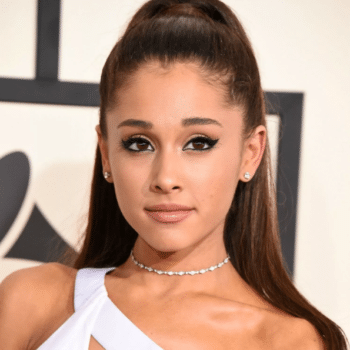
#> input picture server-client/dataset/Ariana Grande/pic1.png, 350 x 350 px, found by its file name
$ jupyter execute --allow-errors haar_cascade.ipynb   (shell and % lines are left out)
#> lines starting #> are read from the running program, lines starting #| are printed output that depends on the picture; after the words box and inside, x2 and y2 are one past the last pixel; in counts of white or black regions, pixels touching at a corner belong together
[cell 1]
from google.colab import drive
drive.mount('/content/drive')
%cd drive/My\ Drive
%cd broutanlab_course/

[cell 2]
import numpy as np
import cv2
from google.colab.patches import cv2_imshow

[cell 3]
face_cascade = cv2.CascadeClassifier('haarcascade_frontalface_default.xml')
eye_cascade = cv2.CascadeClassifier('haarcascade_eye.xml')

[cell 4]
img = cv2.imread('pic1.png')
#> img is the input picture: shape (350, 350, 3); mean B, G, R 135, 152.6, 185.1
gray = cv2.cvtColor(img, cv2.COLOR_BGR2GRAY)
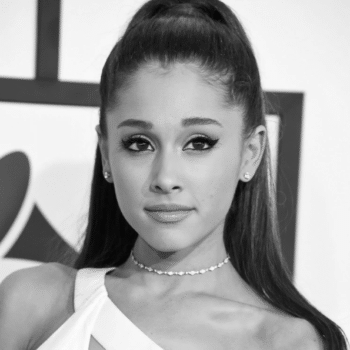
#> gray: shape (350, 350); min 7, max 251, mean 160.3
cv2_imshow(img)

[cell 5]
faces = face_cascade.detectMultiScale(gray, 1.2, 6)
#> faces = [[87, 77, 168, 168]]
if faces is ():
    print("No faces found")

for (x,y,w,h) in faces:
    cv2.rectangle(img,(x,y),(x+w,y+h),(127,0,255),2)
    roi_gray = gray[y:y+h, x:x+w]
    roi_color = img[y:y+h, x:x+w]
    eyes = eye_cascade.detectMultiScale(roi_gray)
    for (ex,ey,ew,eh) in eyes:
        cv2.rectangle(roi_color,(ex,ey),(ex+ew,ey+eh),(255,255,0),2)
#> this loop made 1 pass
#> (x, y, w, h, eyes) on pass 1: (87, 77, 168, 168, [[29, 45, 43, 43], [88, 43, 45, 45]])
#> pass 1, `roi_gray = gray[y:y+h, x:x+w]`:
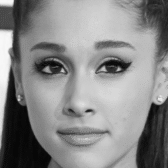
#> roi_gray: shape (168, 168); min 7, max 248, mean 136.2
#> pass 1, `roi_color = img[y:y+h, x:x+w]`:
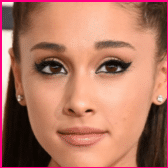
#> roi_color: shape (168, 168, 3); mean B, G, R 99.8, 118.9, 178.6
#> after the loop:
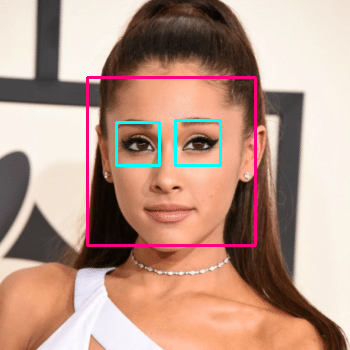
#> img: shape (350, 350, 3); 2.5% of pixels changed, all inside (x1, y1, x2, y2) = (86, 76, 257, 247)
#> after the loop:
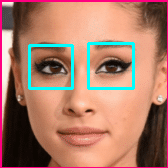
#> roi_color: shape (168, 168, 3); 3.71% of pixels changed, all inside (x1, y1, x2, y2) = (28, 42, 135, 90)
cv2_imshow(img)
cv2.waitKey(0)

cv2.destroyAllWindows()

$ run again, with server-client/dataset/Ariana Grande/452154F.PNG.png copied over server-client/dataset/Ariana Grande/pic1.png
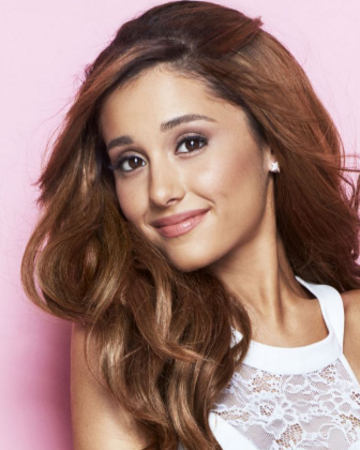
#> input picture server-client/dataset/Ariana Grande/452154F.PNG.png, 360 x 450 px, found by its file name
#> img is the input picture: shape (450, 360, 3); mean B, G, R 120.6, 127.1, 160.4
#> `gray = cv2.cvtColor(img, cv2.COLOR_BGR2GRAY)`:
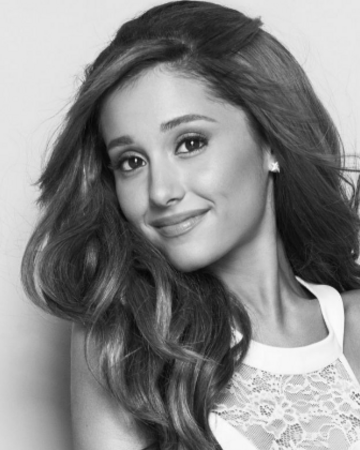
#> gray: shape (450, 360); min 6, max 251, mean 136.4
#> faces = [[70, 74, 192, 192]]
#> the loop `for (x,y,w,h) in faces:` made 1 pass
#> (x, y, w, h, eyes) on pass 1: (70, 74, 192, 192, [[96, 47, 46, 46], [42, 69, 40, 40]])
#> after the loop `for (x,y,w,h) in faces:`:
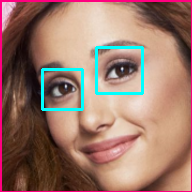
#> roi_color: shape (192, 192, 3); mean B, G, R 106.8, 119.7, 154.7

$ run again, with server-client/dataset/Ariana Grande/0e127758077f6bf8244542e3b42439a7.jpg saved as server-client/dataset/Ariana Grande/pic1.png
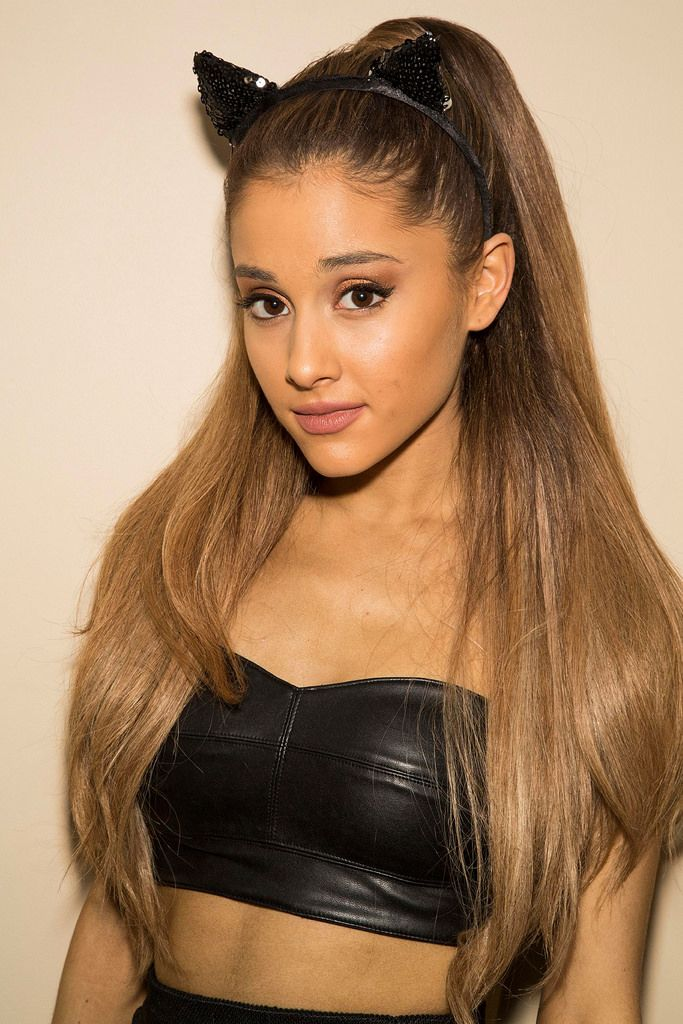
#> input picture server-client/dataset/Ariana Grande/0e127758077f6bf8244542e3b42439a7.jpg, 683 x 1024 px, found by its file name
#> img is the input picture: shape (1024, 683, 3); mean B, G, R 98.3, 128.6, 162
#> `gray = cv2.cvtColor(img, cv2.COLOR_BGR2GRAY)`:
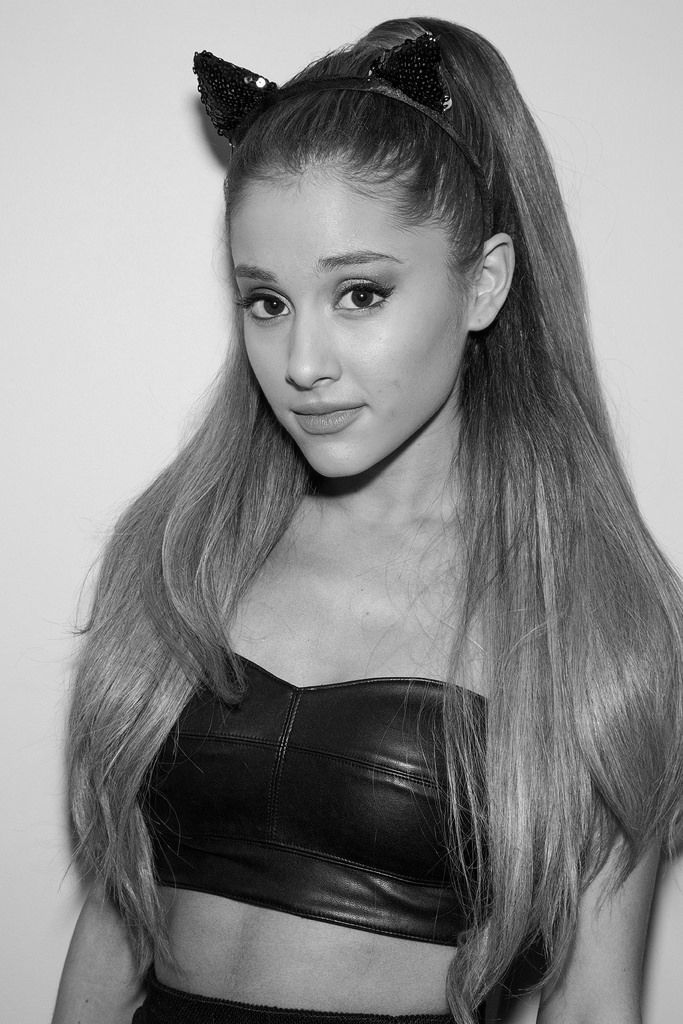
#> gray: shape (1024, 683); min 0, max 255, mean 135.1
#> faces = [[172, 188, 289, 289]]
#> the loop `for (x,y,w,h) in faces:` made 1 pass
#> (x, y, w, h, eyes) on pass 1: (172, 188, 289, 289, [[65, 88, 59, 59], [149, 72, 73, 73]])
#> after the loop `for (x,y,w,h) in faces:`:
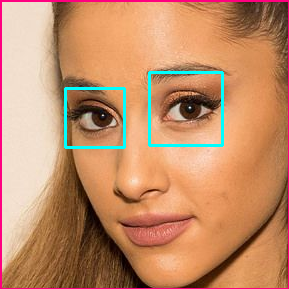
#> roi_color: shape (289, 289, 3); mean B, G, R 105.6, 141.7, 194.9

$ run again, with server-client/dataset/Ariana Grande/1597950590_ariana-grande.jpg saved as server-client/dataset/Ariana Grande/pic1.png
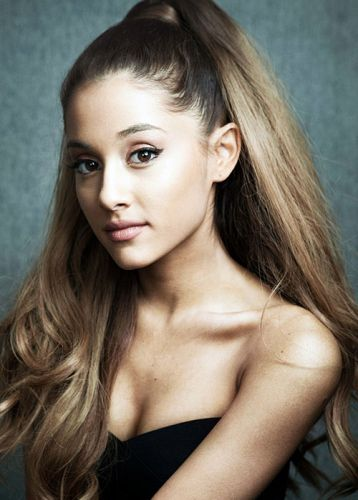
#> input picture server-client/dataset/Ariana Grande/1597950590_ariana-grande.jpg, 358 x 500 px, found by its file name
#> img is the input picture: shape (500, 358, 3); mean B, G, R 99.5, 111.3, 118.7
#> `gray = cv2.cvtColor(img, cv2.COLOR_BGR2GRAY)`:
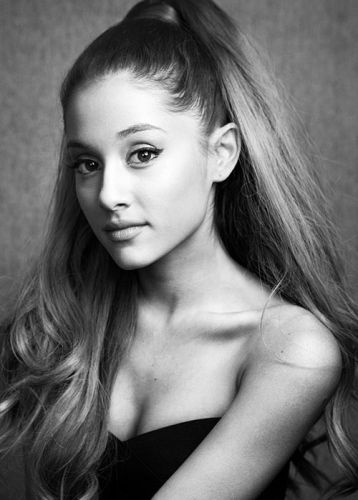
#> gray: shape (500, 358); min 0, max 255, mean 112.2
#> faces = [[29, 85, 184, 184]]
#> the loop `for (x,y,w,h) in faces:` made 1 pass
#> (x, y, w, h, eyes) on pass 1: (29, 85, 184, 184, [[88, 48, 45, 45], [42, 66, 30, 30]])
#> after the loop `for (x,y,w,h) in faces:`:
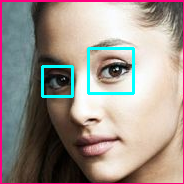
#> roi_color: shape (184, 184, 3); mean B, G, R 139.4, 146.1, 157.4
